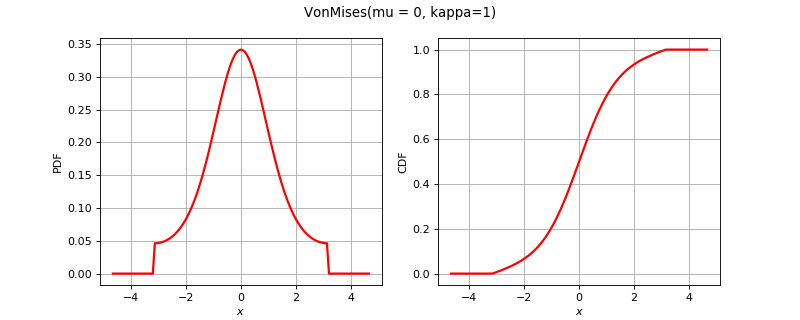

Generate this figure with Python:
import openturns as ot
from matplotlib import pyplot as plt
from openturns.viewer import View
if ot.VonMises().__class__.__name__ == 'ComposedDistribution':
    correlation = ot.CorrelationMatrix(2)
    correlation[1, 0] = 0.25
    aCopula = ot.NormalCopula(correlation)
    marginals = [ot.Normal(1.0, 2.0), ot.Normal(2.0, 3.0)]
    distribution = ot.ComposedDistribution(marginals, aCopula)
elif ot.VonMises().__class__.__name__ == 'CumulativeDistributionNetwork':
    distribution = ot.CumulativeDistributionNetwork([ot.Normal(2),ot.Dirichlet([0.5, 1.0, 1.5])], ot.BipartiteGraph([[0,1], [0,1]]))
elif ot.VonMises().__class__.__name__ == 'Histogram':
    distribution = ot.Histogram([-1.0, 0.5, 1.0, 2.0], [0.45, 0.4, 0.15])
else:
    distribution = ot.VonMises()
dimension = distribution.getDimension()
if dimension == 1:
    distribution.setDescription(['$x$'])
    pdf_graph = distribution.drawPDF()
    cdf_graph = distribution.drawCDF()
    fig = plt.figure(figsize=(10, 4))
    plt.suptitle(str(distribution))
    pdf_axis = fig.add_subplot(121)
    cdf_axis = fig.add_subplot(122)
    View(pdf_graph, figure=fig, axes=[pdf_axis], add_legend=False)
    View(cdf_graph, figure=fig, axes=[cdf_axis], add_legend=False)
elif dimension == 2:
    distribution.setDescription(['$x_1$', '$x_2$'])
    pdf_graph = distribution.drawPDF()
    fig = plt.figure(figsize=(10, 5))
    plt.suptitle(str(distribution))
    pdf_axis = fig.add_subplot(111)
    View(pdf_graph, figure=fig, axes=[pdf_axis], add_legend=False)
